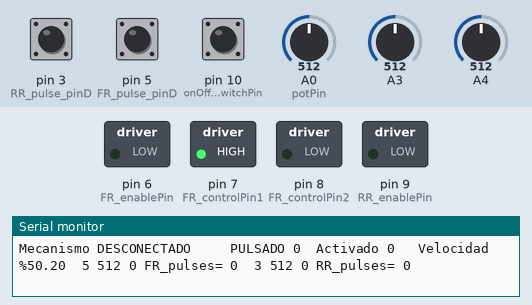
A sketch run on a simulated Arduino Uno, built with avr-gcc and run on an emulated ATmega328P. Shown: switched loads named in the sketch (green lamp = pin HIGH), the last lines printed to the serial monitor. The inputs (shaded band) are chosen by the test bench; at power-on: pin 10 (onOffSwitchStateSwitchPin) LOW, A0 (potPin) = 512, A3 = 512, pin 3 (RR_pulse_pinD) LOW, pin 5 (FR_pulse_pinD) LOW, A4 = 512.

Above: at 1.2 s.
1.3 s: pin 10 (onOffSwitchStateSwitchPin) pulled HIGH for 0.15 s
At 2.4 s:
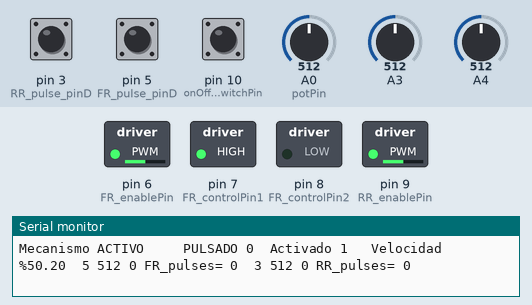
2.9 s: A0 (potPin) set to 1023
At 3.6 s:
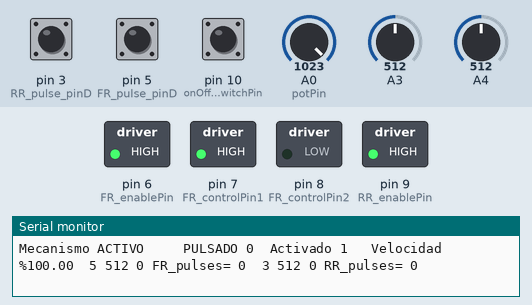
4.5 s: A0 (potPin) set to 716
At 5.1 s:
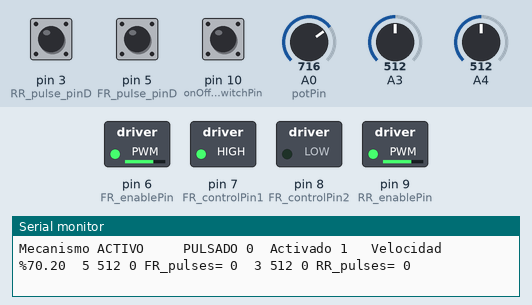
6.1 s: A0 (potPin) set to 122
At 7.2 s:
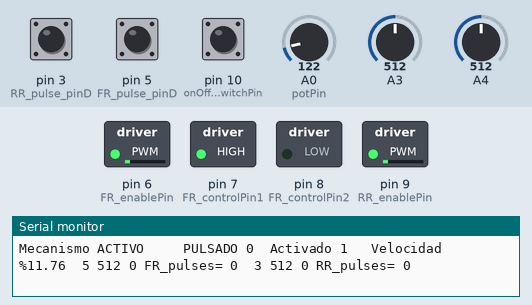
7.7 s: A3 set to 108
10.7 s: A3 set to 93
Timing chart, 0 to 13.7 s (numbered marks = the images above; inputs shaded):
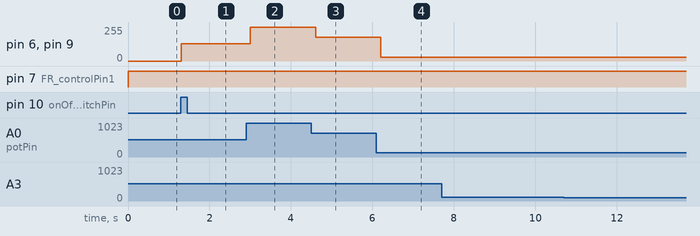

The sketch:

Ejercicio13-MotorDC_cuentapulsos_SIN_interrupts.ino
```cpp
//PINES ARDUINO
// FR_: pines para motor DELANTERO - LADO DERECHO
const int FR_enablePin = 6; // motor DELANTERO (derecho) PIN DE ACTIVACIÓN
const int FR_controlPin1 = 7; // motor delantero (derecho) pin 1 -> misma señal a motor trasero (derecho)
const int FR_controlPin2 = 8; // motor delantero (derecho) pin 2 -> misma señal a motor trasero (derecho)
const int FR_pulse_pinD = 5; // Pin Digital de lectura de encoder DELANTERO DERECHO

// RR_: pines para motor TRASERO - LADO DERECHO
const int RR_enablePin = 9 ; // motor TRASERO (derecho) PIN DE ACTIVACIÓN
const int RR_pulse_pinD = 3 ; // Pin Digital de lectura de encoder TRASERO DERECHO

// Pin para regulación de velocidad de motores vía potenciómetro
const int potPin = A0;

// PULSADORES Y CONTADORES
//*const int directionSwitchPin = 9;
const int onOffSwitchStateSwitchPin = 10;

// Contadores de pulsos
int FR_pulses = 0;
int FR_pulse_state = 0;
int FR_pulse_state_previous = 0;
int RR_pulses = 0;
int RR_pulse_state = 0;
int RR_pulse_state_previous = 0;

//Estados botones
// Botón de arranque / parada
int onOffSwitchState = 0;
int previousOnOffSwitchState = 0;
/*int directionSwitchState = 0;
int previousDirectionSwitchState = 0;
*/
//ESTADO DE MOTORES
int motorEnabled = 0;
int motorSpeed = 0;
int motorDirection = 1;

void setup() {
  Serial.begin(9600);
  //Botones
  //pinMode(directionSwitchPin, INPUT);
  pinMode(onOffSwitchStateSwitchPin, INPUT);
  pinMode(FR_pulses, INPUT);
  pinMode(RR_pulses, INPUT);
  //Motor
  pinMode(FR_enablePin, OUTPUT);
  pinMode(FR_controlPin1, OUTPUT);
  pinMode(FR_controlPin2, OUTPUT);
  pinMode(RR_enablePin, OUTPUT);
  //Motores apagados
  digitalWrite(FR_enablePin, LOW);
  digitalWrite(RR_enablePin, LOW);
}

void loop() {
  delay(10);
  // leo estado de los botones y el potenciometro
  onOffSwitchState = digitalRead(onOffSwitchStateSwitchPin);
  //*directionSwitchState = digitalRead(directionSwitchPin);

  //Como la entrada analógica del Arduino es de 10 bits, el rango va de 0 a 1023.
  //En cambio, la salidas del Arduino son de 8 bits (PWM), quiere decir, rango entre 0 a 255.
  //Por esta razón tenemos que dividir la lectura analógica por 2*2= 4
  motorSpeed = analogRead(potPin) / 4;

  ///////////////////////////////////////////////
  // Detección y contador de pulsos
  // ENCODER DELANTERO DERECHO
  FR_pulse_state = digitalRead(FR_pulse_pinD);
  int FR_pulse_pinA=analogRead(A3); ///////////////////////////////////
  if (FR_pulse_state != FR_pulse_state_previous) {
    if (FR_pulse_state == 1){
      FR_pulses++;
    }
  }
  FR_pulse_state_previous = FR_pulse_state;
  // ENCODER TRASERO DERECHO
  RR_pulse_state = digitalRead(RR_pulse_pinD);
  int RR_pulse_pinA=analogRead(A4); //////////////////////////////////
  if (RR_pulse_state != RR_pulse_state_previous) {
    if (RR_pulse_state == 1){
      RR_pulses++;
    }
  }
  RR_pulse_state_previous = RR_pulse_state;
  //////////////////////////////////////////////

  //Detecto flancos ascendentes para cambiar velocidad y encendido motor
  if (onOffSwitchState != previousOnOffSwitchState) {
    if (onOffSwitchState == HIGH)
      motorEnabled = !motorEnabled;
  }
  if (motorEnabled == 1) {
    digitalWrite(LED_BUILTIN, HIGH); // Iluminamos el LED interno si el mecanismo está activo
    Serial.print("Mecanismo ACTIVO\t");
  }
  else {
    digitalWrite(LED_BUILTIN, LOW);
    Serial.print("Mecanismo DESCONECTADO\t");
  }

  /*if (directionSwitchState != previousDirectionSwitchState) {
    if (directionSwitchState == HIGH) {
      motorDirection = !motorDirection;
    }
  }*/

  //Control dirección de giro
  if (motorDirection == 1) {
    digitalWrite(FR_controlPin1, HIGH);
    digitalWrite(FR_controlPin2, LOW);
  }
  else {
    digitalWrite(FR_controlPin1, LOW);
    digitalWrite(FR_controlPin2, HIGH);
  }

  //Control encendido/apagado y velocidad con el pin enable del L293D
  if (motorEnabled == 1) {
    analogWrite(FR_enablePin, motorSpeed);
    analogWrite(RR_enablePin, motorSpeed);
  }
  else {
    analogWrite(FR_enablePin, 0);
    analogWrite(RR_enablePin, 0);
  }

  //Actualizar estados
  previousOnOffSwitchState = onOffSwitchState;
  /*previousDirectionSwitchState = directionSwitchState;
    */

  //Imprimo por el Puerto Serie / Serial Plotter
  Serial.print("\t PULSADO ");
  Serial.print(onOffSwitchState);
  Serial.print("  Activado ");
  Serial.print(motorEnabled);
  Serial.print("\t Velocidad %");
  Serial.print((float)motorSpeed/255*100);

  Serial.print("\t");
  Serial.print(FR_pulse_pinD);
  Serial.print(" ");
  Serial.print(FR_pulse_pinA);
  Serial.print(" ");
  Serial.print(FR_pulse_state);
  Serial.print(" FR_pulses= ");
  Serial.print(FR_pulses);

  Serial.print("\t");
  Serial.print(RR_pulse_pinD);
  Serial.print(" ");
  Serial.print(RR_pulse_pinA);
  Serial.print(" ");
  Serial.print(RR_pulse_state);
  Serial.print(" RR_pulses= ");
  Serial.print(RR_pulses);
  Serial.println();
  /*Serial.print("\t Dirección ");
  Serial.println(motorDirection);*/
}
```

Measured:
- after the input at 1.3 s, pin 6 (FR_enablePin), pin 9 (RR_enablePin): 0/255 → 128/255 at once
- after the input at 2.9 s, pin 6 (FR_enablePin), pin 9 (RR_enablePin): 128/255 → 255/255 after 0.11 s
- after the input at 4.5 s, pin 6 (FR_enablePin), pin 9 (RR_enablePin): 255/255 → 179/255 after 0.11 s
- after the input at 6.1 s, pin 6 (FR_enablePin), pin 9 (RR_enablePin): 179/255 → 30/255 after 0.10 s
